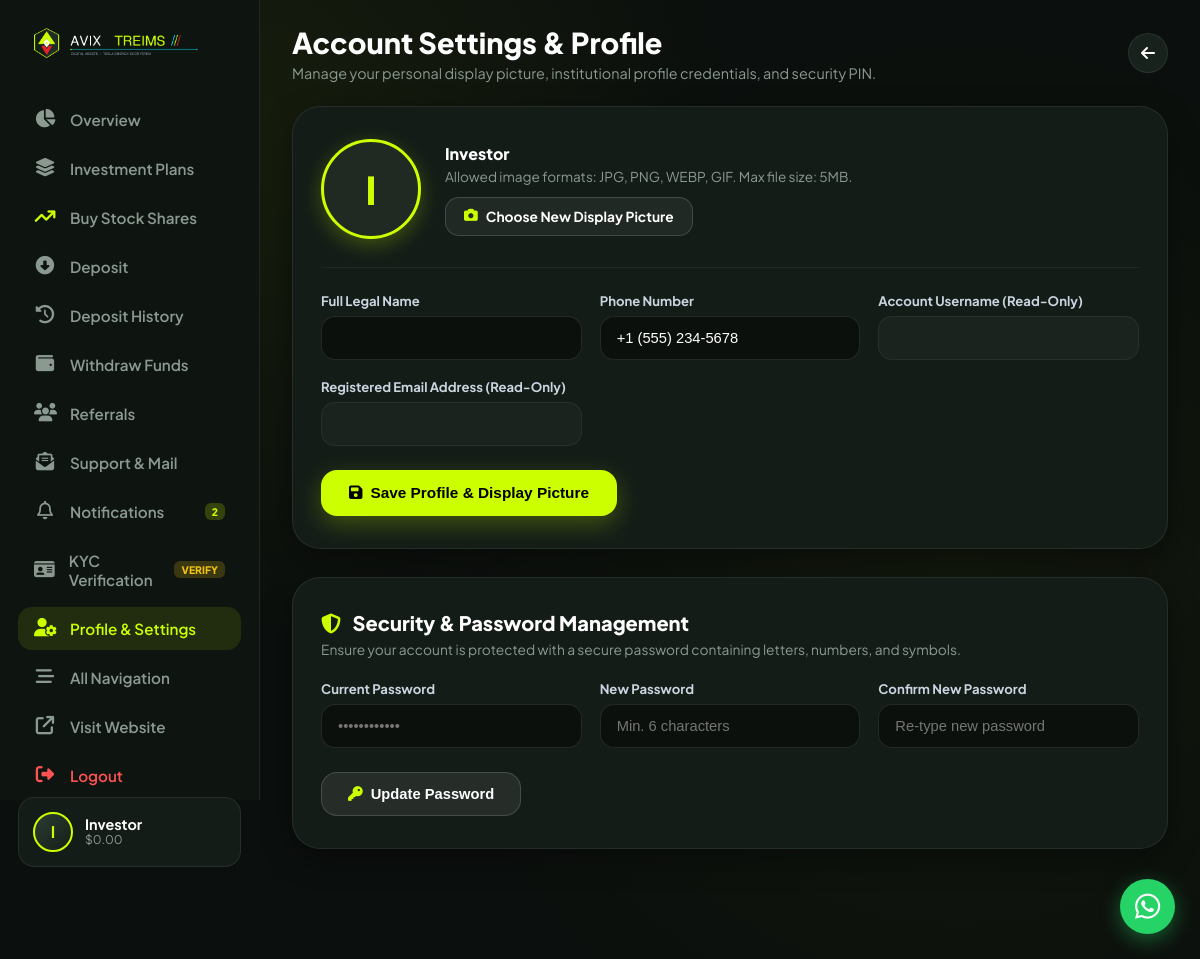
The page /dashboard/settings.php (signed in) on the database its author committed.
### tables this page shows
CREATE TABLE IF NOT EXISTS `settings` (
  `id` int(11) NOT NULL AUTO_INCREMENT,
  `sitename` varchar(255) NOT NULL DEFAULT 'Avix Treims',
  `siteurl` varchar(255) NOT NULL DEFAULT 'https://avxtsinc.com',
  `sitemail` varchar(255) NOT NULL DEFAULT 'noreply@avxtsinc.com',
  `ref_bonus` varchar(255) NOT NULL DEFAULT '10',
  `walt` varchar(255) NOT NULL DEFAULT 'bc1qzxhs0c73r4tmphcrmwjtwjvdxcc9eapcuqn63e',
  `walt_eth` varchar(255) DEFAULT '0x71C83d3129486c9A74cfdD522aAf5E0C2B9f5fE0',
  `walt_usdt` varchar(255) DEFAULT 'TXh8Z3z79Vp7f8ZpL2hY4eR3nK9wM1qXyT',
  `qr_btc` varchar(255) DEFAULT '',
  `qr_eth` varchar(255) DEFAULT '',
  `qr_usdt` varchar(255) DEFAULT '',
  `whatsapp` varchar(255) NOT NULL DEFAULT '+1 (555) 234-5678',
  `phone` varchar(255) DEFAULT '+1 (555) 234-5678',
  `address` varchar(255) DEFAULT 'Flatiron District, New York, NY 10010',
  `logo` varchar(255) DEFAULT 'images/logo.png',
  `theme_color` varchar(30) DEFAULT '#ccff00',
  `bg_color` varchar(30) DEFAULT '#0b0f0d',
  `mail_host` varchar(255) DEFAULT 'mail.avxtsinc.com',
  `mail_user` varchar(255) DEFAULT 'noreply@avxtsinc.com',
  `mail_pass` varchar(255) DEFAULT 'CHANGE_ME_SMTP_PASS',
  `mail_port` varchar(10) DEFAULT '465',
  `meta_title` varchar(255) DEFAULT 'Avix Treims - Digital Asset Management & Technology Platform',
  `meta_desc` text DEFAULT NULL,
  `meta_keywords` text DEFAULT NULL,
  `meta_author` varchar(255) DEFAULT 'Avix Treims',
  `og_image` varchar(255) DEFAULT 'images/logo.png',
  `google_analytics` text DEFAULT NULL,
  PRIMARY KEY (`id`)
);

### dashboard/settings.php (the view, shortened to what the rows shown need)
<?php
include_once __DIR__ . '/header.php';
?>
<div style="max-width: 900px; margin: 0 auto;">
    <div style="display: flex; justify-content: space-between; align-items: center; margin-bottom: 24px; flex-wrap: wrap; gap: 14px;">
        <div>
            <h2 style="font-weight: 800; font-size: 1.8rem; color: #fff; margin-bottom: 4px;">Account Settings & Profile</h2>
        </div>
    </div>
    <div style="background: #141c17; border: 1px solid var(--card-border); border-radius: 28px; padding: 32px 28px; margin-bottom: 28px; box-shadow: 0 10px 30px rgba(0,0,0,0.4);">
        <form method="post" action="settings.php" enctype="multipart/form-data">
            <div style="display: grid; grid-template-columns: repeat(auto-fit, minmax(250px, 1fr)); gap: 18px; margin-bottom: 24px;">
                <div>
                    <div style="position: relative;">
                        <input type="text" name="phone" value="<?php echo htmlspecialchars((string)($phone ?? '')); ?>" style="width: 100%; background: #0b100d; border: 1px solid rgba(255,255,255,0.1); color: #fff; padding: 13px 16px; border-radius: 14px; font-size: 0.92rem; outline: none;">
                    </div>
                </div>
            </div>
        </form>
    </div>
</div>
<?php
include_once __DIR__ . '/footer.php';
?>

### dashboard/header.php (shortened to what the rows shown need)
<?php
include_once __DIR__ . '/session.php';
?>
<!DOCTYPE html>
<html lang="en">
<head>
    <link rel="stylesheet" href="../pwa.css">
    <link rel="stylesheet" href="https://cdnjs.cloudflare.com/ajax/libs/font-awesome/6.5.0/css/all.min.css">
    <link rel="stylesheet" href="style/fintech-theme.css">
</head>
<body class="fintech-body">
<div class="app-container">
    <aside class="app-sidebar">
        <a href="customer.php" class="sidebar-brand">
            <?php
            $dash_logo = "../images/logo.png";
            if (!empty($logo)) {
                if (strpos($logo, 'http') === 0) {
                    $dash_logo = $logo;
                } elseif (file_exists(__DIR__ . '/../' . $logo)) {
                    $dash_logo = "../" . $logo;
                } elseif (file_exists(__DIR__ . '/' . $logo)) {
                    $dash_logo = $logo;
                }
            }
            if (!empty($dash_logo)) { ?>
                <img src="<?php echo htmlspecialchars($dash_logo); ?>" alt="<?php echo htmlspecialchars($sitename); ?>" style="max-height: 38px; width: auto; object-fit: contain;">
            <?php } else { ?>
                <span class="brand-dot"></span>
                <span class="brand-title"><?php echo htmlspecialchars($sitename); ?></span>
            <?php } ?>
        </a>
    </aside>
    <main class="app-main">

### rows shown on the page
settings: logo (picture), phone "+1 (555) 234-5678"

### other values the page prints
$user_unread_notif_count "2"
substr($display_name, 0, 1) "I"
$display_name "Investor"
$total_balance "0.00"
